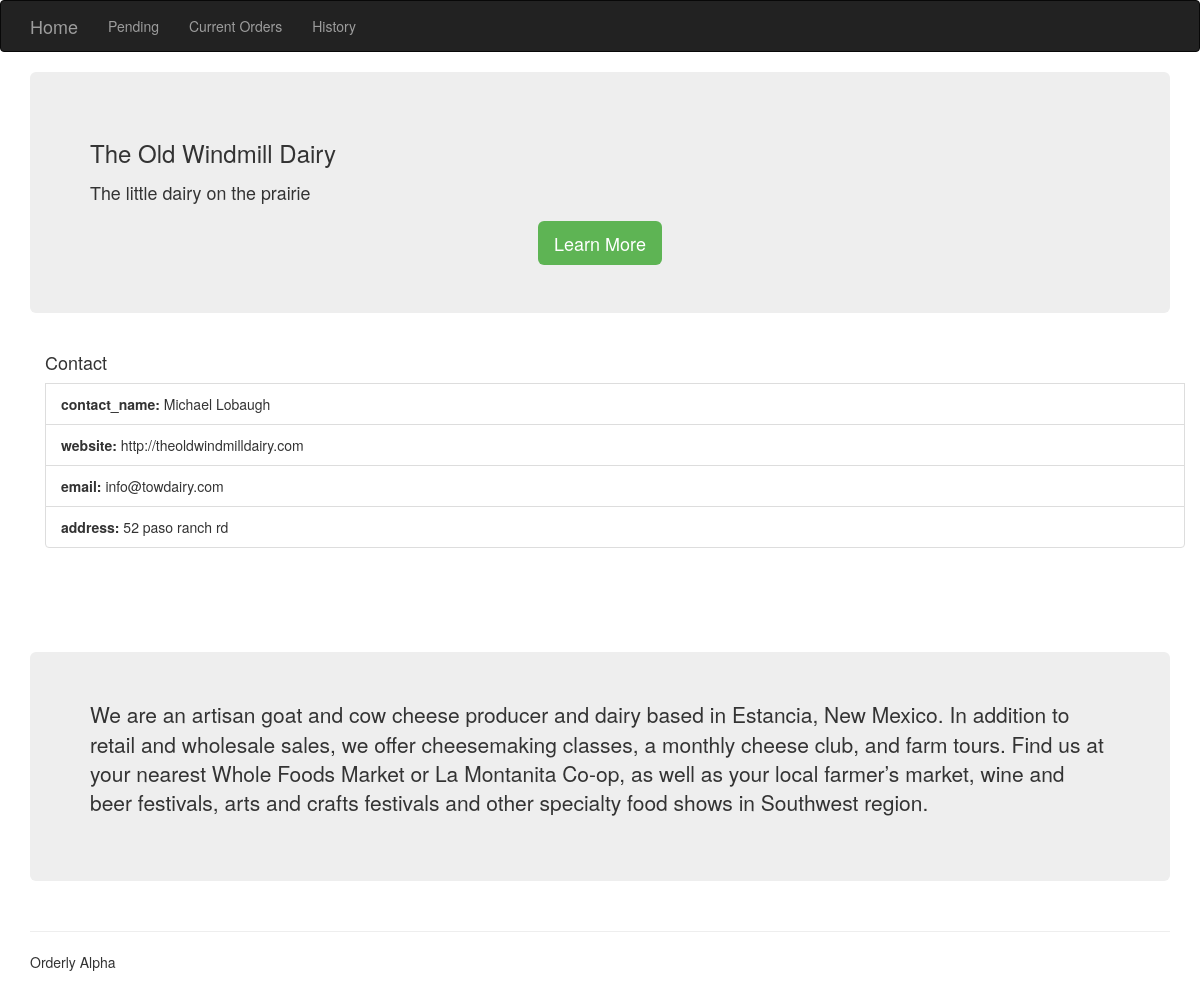
The app's page /owd/, older data.
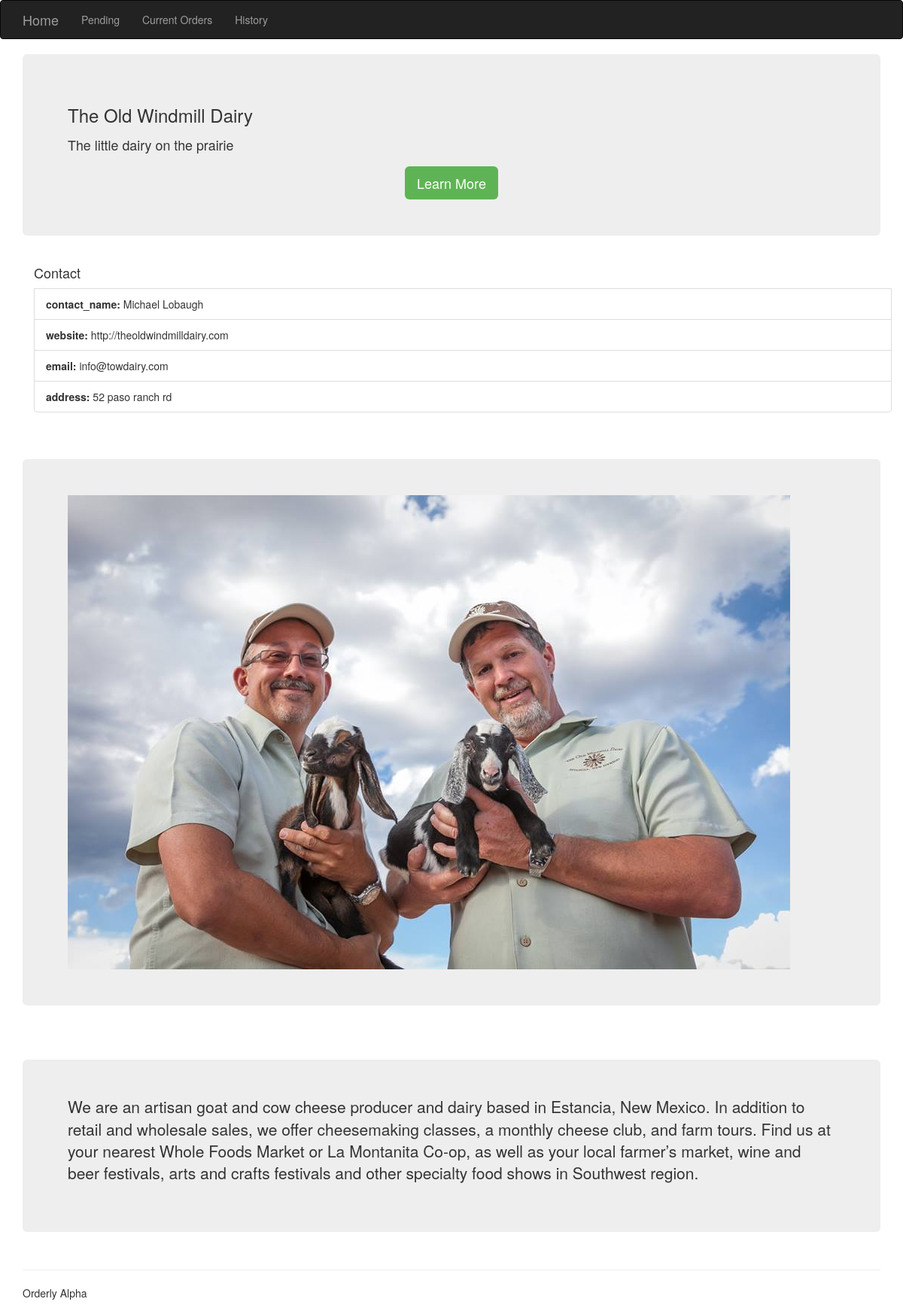
The same page, newer data.
### orders/models.py (models this page shows, shortened)
class Business(models.Model):
  business_name = models.CharField(max_length=60)
  contact_name = models.CharField(max_length=60)
  website = models.URLField(max_length=200, blank=True)
  email = models.EmailField(max_length=254, blank=True)
  phone = models.CharField(max_length=15, blank=True)
  address = models.CharField(max_length=260, blank=True)
  tagline = models.CharField(max_length=150, blank=True) #describe your business in 150 characters or less!
  about = models.TextField(max_length=600, null=True, default=None)
  account = models.OneToOneField(userModels.Account, related_name='business', null=True, default=None, on_delete=models.CASCADE)
  picture = models.OneToOneField(userModels.Picture, related_name='business', blank=True, null=True, on_delete=models.CASCADE)
  class Meta:
      verbose_name_plural = "businesses"

### users/models.py (models this page shows, shortened)
class Picture(models.Model):
  image = models.ImageField(upload_to = 'user-uploads/')
  caption = models.TextField(null=True, default=None)
  uploaded = models.DateTimeField('uploaded on', default=datetime.now)

### orders/views.py (the view, shortened to what this page needs)
# urls.py: path('<slug:slug>/', views.about, name='about'),
def about(request, slug):
  business = get_object_or_404(Business, account__slug=slug)
  context = {'business': business}
  contactFields = ['contact_name','website','email','email','address']
  contacts = model_to_dict(business, contactFields)
  try:
    connection = Connection.objects.get(vendor=request.user.account.business.id, customer=business)
    contacts.append({'notes': connection.notes})
  except:
    pass
  formset = OrderItemSet(request.POST or None)
  form = OrderForm(request.POST or None)
  context.update({'form':form, 'formset': formset, 'contacts': contacts})
  return render(request, 'orders/about.html', context)

### orders/templates/orders/about.html (shortened to what this page needs)
{% extends 'base.html' %}
{% load bootstrap3 %}
{% block content %}
<div class=container>
  <div class="jumbotron">
    <h3>{{business.business_name}}</h3>
    <p><small>{{business.tagline}}</small></p>
    {% if business.picture %}
    <div class= "text-center">
      <a class="btn btn-primary btn-lg my-button" href="#business-photo" role="button"> Learn More </a>
    </div>
    {% elif business.about %}
    <div class= "text-center">
      <a class="btn btn-primary btn-lg my-button" href="#business-about" role="button"> Learn More </a>
    </div>
    {% endif %}
  </div>
  <div class=container>
    <ul class="list-group">
      <h4>Contact</h4>
      {% for field, info in contacts.items %}
        <li class="list-group-item">
          <strong>{{field}}:</strong> {{info}}
        </li>
      {% empty %}
        <li class="list-group-item"> No contact info available :( </li>
      {% endfor %}
    </ul>
  </div>
  <div class="space-div"></div>
  {% if business.picture %}
  <div class="jumbotron" id="business-photo">
    <img src="{{ business.picture.image.url }}">
  </div>
  {% endif %}
  <div class="space-div"></div>
  {% if business.about %}
  <div class="jumbotron" id="business-about">
    <p class="lead">{{business.about}}</p>
  </div>
  {% endif %}
</div>
{% endblock %}

Row changes from the older to the newer data that the page shows:
changed Business "The Old Windmill Dairy": picture_id empty → 1 (drawn); picture.image: picture added
